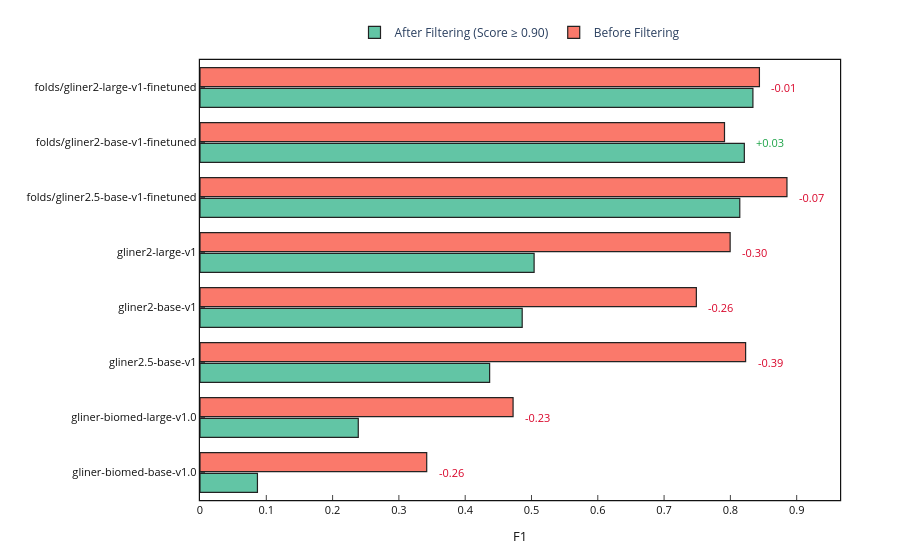

Notebook source saved alongside this figure:
### Code cell
# Plot the effect of confidence thresholding on the model's performance metrics.
category = "OVERALL_MICRO"
for metric in ["f1", "precision", "recall"]:
    benchmark_gliner_models_with_threshold = plot_benchmark_models_with_threshold(
        df_gliner_comparison_with_threshold,
        metric=metric,
        category=category,
    )
    save_figure_for_paper(
        benchmark_gliner_models_with_threshold,
        f"../figures/gliner/gliner_benchmark_with_threshold__{confidence_threshold}_{category}_{metric.split('_')[0]}.svg",
    )
    benchmark_gliner_models_with_threshold.show()

### Figure 1 — Plotly figure (JSON) as saved in the notebook; plotly's stock layout.template omitted (floating-point values rounded to 4 significant figures)
{"data": [{"hoverinfo": "skip", "marker": {"color": "#62c5a5", "line": {"color": "#222222", "width": 1.2}}, "name": "After Filtering (Score ≥ 0.90)", "orientation": "h", "type": "bar", "x": [0.08663, 0.2387, 0.4369, 0.486, 0.504, 0.8142, 0.821, 0.834], "y": ["gliner-biomed-base-v1.0", "gliner-biomed-large-v1.0", "gliner2.5-base-v1", "gliner2-base-v1", "gliner2-large-v1", "folds/gliner2.5-base-v1-finetuned", "folds/gliner2-base-v1-finetuned", "folds/gliner2-large-v1-finetuned"]}, {"hoverinfo": "skip", "marker": {"color": "#fa796b", "line": {"color": "#222222", "width": 1.2}}, "name": "Before Filtering", "orientation": "h", "type": "bar", "x": [0.342, 0.4722, 0.823, 0.7487, 0.7996, 0.8853, 0.7911, 0.8438], "y": ["gliner-biomed-base-v1.0", "gliner-biomed-large-v1.0", "gliner2.5-base-v1", "gliner2-base-v1", "gliner2-large-v1", "folds/gliner2.5-base-v1-finetuned", "folds/gliner2-base-v1-finetuned", "folds/gliner2-large-v1-finetuned"]}], "layout": {"annotations": [{"font": {"color": "#d90429", "size": 11}, "showarrow": false, "text": "-0.26", "x": 0.357, "xanchor": "left", "y": "gliner-biomed-base-v1.0", "yanchor": "middle"}, {"font": {"color": "#d90429", "size": 11}, "showarrow": false, "text": "-0.23", "x": 0.4872, "xanchor": "left", "y": "gliner-biomed-large-v1.0", "yanchor": "middle"}, {"font": {"color": "#d90429", "size": 11}, "showarrow": false, "text": "-0.39", "x": 0.838, "xanchor": "left", "y": "gliner2.5-base-v1", "yanchor": "middle"}, {"font": {"color": "#d90429", "size": 11}, "showarrow": false, "text": "-0.26", "x": 0.7637, "xanchor": "left", "y": "gliner2-base-v1", "yanchor": "middle"}, {"font": {"color": "#d90429", "size": 11}, "showarrow": false, "text": "-0.30", "x": 0.8146, "xanchor": "left", "y": "gliner2-large-v1", "yanchor": "middle"}, {"font": {"color": "#d90429", "size": 11}, "showarrow": false, "text": "-0.07", "x": 0.9003, "xanchor": "left", "y": "folds/gliner2.5-base-v1-finetuned", "yanchor": "middle"}, {"font": {"color": "#1ca347", "size": 11}, "showarrow": false, "text": "+0.03", "x": 0.836, "xanchor": "left", "y": "folds/gliner2-base-v1-finetuned", "yanchor": "middle"}, {"font": {"color": "#d90429", "size": 11}, "showarrow": false, "text": "-0.01", "x": 0.8588, "xanchor": "left", "y": "folds/gliner2-large-v1-finetuned", "yanchor": "middle"}], "bargap": 0.25, "bargroupgap": 0.08, "barmode": "group", "hovermode": false, "legend": {"font": {"size": 12}, "orientation": "h", "x": 0.5, "xanchor": "center", "y": 1.03, "yanchor": "bottom"}, "margin": {"b": 60, "l": 200, "r": 60, "t": 60}, "paper_bgcolor": "white", "plot_bgcolor": "white", "xaxis": {"dtick": 0.1, "linecolor": "#111111", "linewidth": 1.2, "mirror": true, "range": [0, 0.9653], "showgrid": false, "showline": true, "tickfont": {"color": "#111111", "size": 11}, "ticks": "inside", "title": {"font": {"color": "#111111", "size": 13}, "text": "F1"}}, "yaxis": {"linecolor": "#111111", "linewidth": 1.2, "mirror": true, "showgrid": false, "showline": true, "tickfont": {"color": "#111111", "size": 11}, "ticks": "inside"}}}
